Frame 1 (no input): blank canvas, image omitted
Frame 60 (the mouse pressed at the canvas centre just before this capture): blank canvas, image omitted
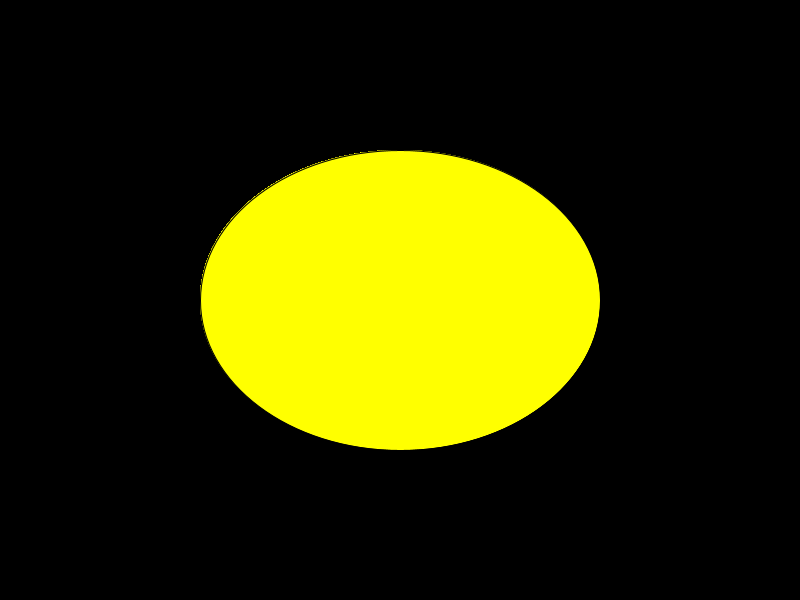
Frame 120 (the mouse held since frame 60 and released just before this capture)

The Processing sketch whose frames 1 and 60 were blank and that drew this single picture after the mouse press (run headless with seeded random() and noise(); from frame 60 on, the mouse is pressed at the canvas centre):

// Processing sketch: num2
// ── num2.pde




void setup(){
  size(800, 600);
  background(0);
}


void draw(){
  
  fill(mouseX, mouseY, 0);
  ellipse(mouseX, mouseY, mouseX, mouseY);
  println(mouseX);
  
  
}
